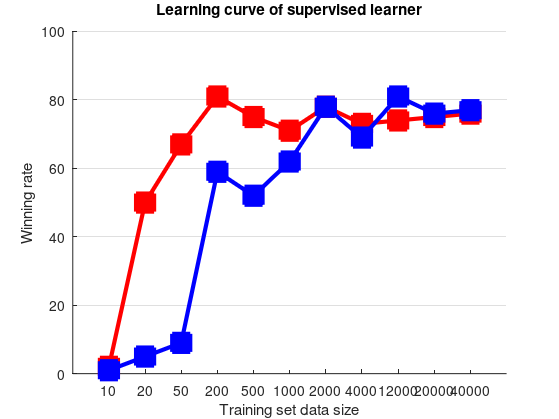

Recreate this plot in MATLAB.
%XD = [10, 50, 500, 1000, 2000, 4000, 20000, 40000]
%YD = [2, 67, 75, 71, 78, 73, 75, 76]
%XL = [500, 1000, 2000, 4000, 12000, 20000, 40000]
%YL = [52, 62, 78, 69, 81, 76, 77]
clear
X = [10, 20, 50, 200, 500, 1000, 2000, 4000, 12000, 20000, 40000]
YD = [2, 50, 67, 81, 75, 71, 78, 73, 74, 75, 76]
YL = [1, 5, 9, 59, 52, 62, 78, 69, 81, 76, 77]
1, 5, 10, 20, 50 
20, 100, 200, 400, 1000
XQ = [2,3.4,4,4.8,6]
%XQ1 = [41, 60, 64, 65, 40]
%XQ2 = [52, 49, 50, 59, 50]
%YQ = [0, 62, 50, 0, 55]
%models/ql_sp_relative_50.t trade 100 2 => 50
%models/ql_sp_relative_20.t trade 100 2 => 62
%models/ql_sp_relative_1.t trade 100 2 => 52
%models/ql_sp_relative_5.t trade 100 2 => 49
%models/ql_sp_relative_10.t trade 100 2 => 50
%models/ql_sp_relative_20.t trade 100 2 => 55
%models/ql_fs_resource_1.t trade 100 2 => 41
%models/ql_fs_resource_5.t trade 100 2 => 60
%models/ql_fs_resource_10.t trade 100 2 => 64
%models/ql_fs_resource_20.t trade 100 2 => 65
%models/ql_fs_resource_50_2.t trade 100 2 => 40

figure
hold on
plot(YD,'-s',...
     'color', [1, 0, 0],...
    'LineWidth',3,...
    'MarkerSize',13,...
    'MarkerEdgeColor',[1, 0, 0],...
    'MarkerFaceColor',[1,0,0])
plot(YL,'-s',...
     'color', [0, 0, 1],...
    'LineWidth',3,...
    'MarkerSize',13,...
    'MarkerEdgeColor',[0, 0, 1],...
    'MarkerFaceColor',[0,0,1])
%plot(XQ, XQ1, 'color', [1, 0, 1], 'LineWidth',3)
%plot(XQ, XQ2, 'color', [0, 1, 1], 'LineWidth',3)
%plot(YQ, 'color', [0, 0, 1])
set(gca, 'XTick', 1:length(X))
set(gca,'XTickLabel', X)
set(gca, 'YGrid', 'on')
title('Learning curve of supervised learner')
xlabel('Training set data size')
ylabel('Winning rate')
rez=1200; %resolution (dpi) of final graphic
f=gcf; %f is the handle of the figure you want to export
figpos=getpixelposition(f); %dont need to change anything here
resolution=get(0,'ScreenPixelsPerInch'); %dont need to change anything here
set(f,'paperunits','inches','papersize',figpos(3:4)/resolution,'paperposition',[0 0 figpos(3:4)/resolution]); %dont need to change anything here
path=''; %the folder where you want to put the file
name='Learning_curve_supervised.png'; %what you want the file to be called
print(f,fullfile(path,name),'-dpng',['-r',num2str(rez)],'-opengl') %save file 
